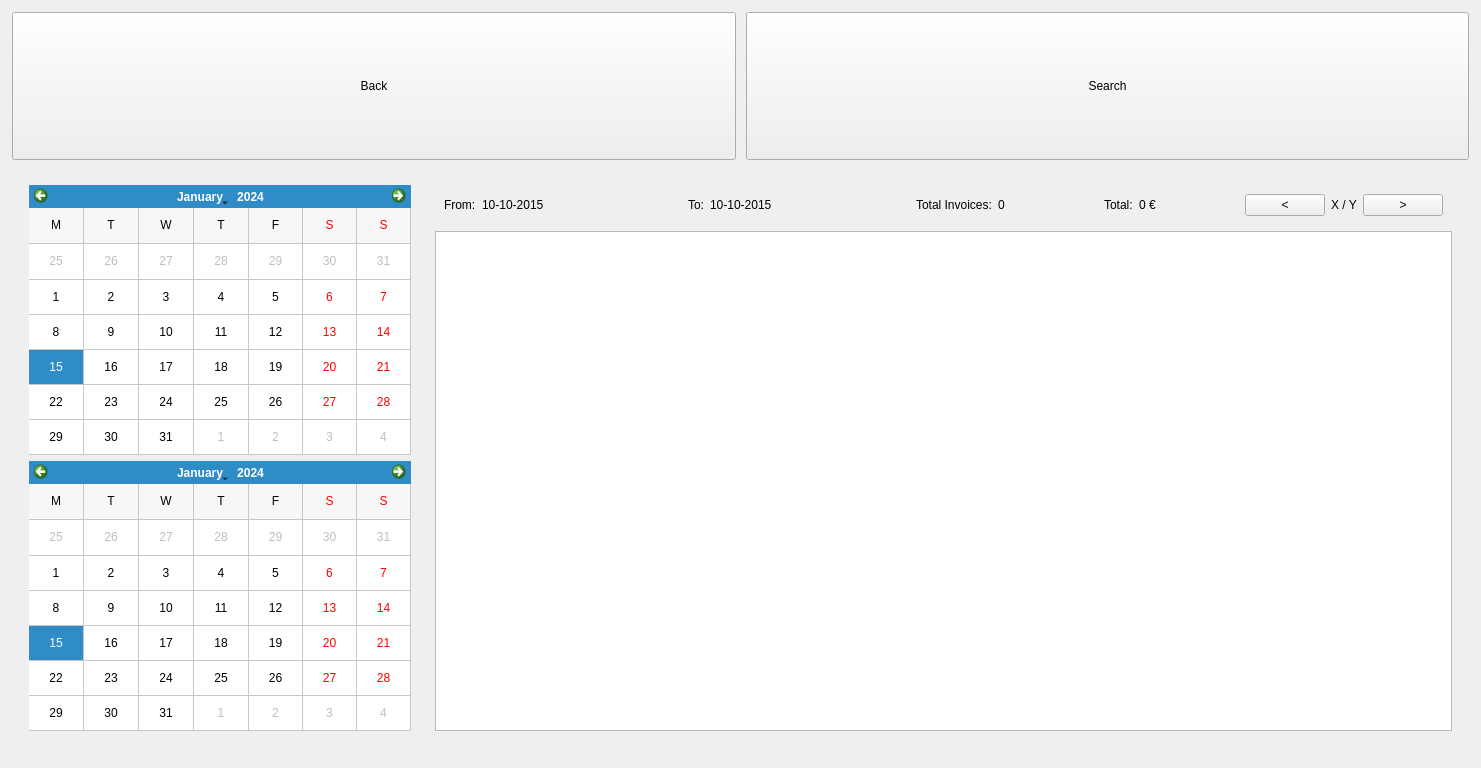
<?xml version="1.0" encoding="UTF-8"?>
<ui version="4.0">
 <class>InvoiceListWindow</class>
 <widget class="QWidget" name="InvoiceListWindow">
  <property name="geometry">
   <rect>
    <x>0</x>
    <y>0</y>
    <width>1463</width>
    <height>768</height>
   </rect>
  </property>
  <property name="windowTitle">
   <string>Invoice List</string>
  </property>
  <layout class="QVBoxLayout" name="verticalLayout">
   <item>
    <widget class="QWidget" name="topPanelWidget" native="true">
     <property name="minimumSize">
      <size>
       <width>0</width>
       <height>150</height>
      </size>
     </property>
     <property name="maximumSize">
      <size>
       <width>16777215</width>
       <height>150</height>
      </size>
     </property>
     <layout class="QHBoxLayout" name="horizontalLayout_3">
      <property name="spacing">
       <number>10</number>
      </property>
      <property name="leftMargin">
       <number>1</number>
      </property>
      <property name="topMargin">
       <number>1</number>
      </property>
      <property name="rightMargin">
       <number>1</number>
      </property>
      <property name="bottomMargin">
       <number>1</number>
      </property>
      <item>
       <widget class="QPushButton" name="backPushButton">
        <property name="sizePolicy">
         <sizepolicy hsizetype="Minimum" vsizetype="Expanding">
          <horstretch>0</horstretch>
          <verstretch>0</verstretch>
         </sizepolicy>
        </property>
        <property name="text">
         <string>Back</string>
        </property>
       </widget>
      </item>
      <item>
       <widget class="QPushButton" name="searchPushButton">
        <property name="sizePolicy">
         <sizepolicy hsizetype="Minimum" vsizetype="Expanding">
          <horstretch>0</horstretch>
          <verstretch>0</verstretch>
         </sizepolicy>
        </property>
        <property name="text">
         <string>Search</string>
        </property>
       </widget>
      </item>
     </layout>
    </widget>
   </item>
   <item>
    <widget class="QWidget" name="resultWidget" native="true">
     <layout class="QHBoxLayout" name="horizontalLayout_4">
      <item>
       <widget class="QWidget" name="calendarWidget" native="true">
        <property name="minimumSize">
         <size>
          <width>400</width>
          <height>0</height>
         </size>
        </property>
        <layout class="QVBoxLayout" name="verticalLayout_2">
         <item>
          <widget class="QCalendarWidget" name="fromCalendarWidget">
           <property name="gridVisible">
            <bool>true</bool>
           </property>
           <property name="horizontalHeaderFormat">
            <enum>QCalendarWidget::SingleLetterDayNames</enum>
           </property>
           <property name="verticalHeaderFormat">
            <enum>QCalendarWidget::NoVerticalHeader</enum>
           </property>
          </widget>
         </item>
         <item>
          <widget class="QCalendarWidget" name="toCalendarWidget">
           <property name="gridVisible">
            <bool>true</bool>
           </property>
           <property name="horizontalHeaderFormat">
            <enum>QCalendarWidget::SingleLetterDayNames</enum>
           </property>
           <property name="verticalHeaderFormat">
            <enum>QCalendarWidget::NoVerticalHeader</enum>
           </property>
          </widget>
         </item>
        </layout>
       </widget>
      </item>
      <item>
       <widget class="QWidget" name="resultsWidget" native="true">
        <layout class="QVBoxLayout" name="verticalLayout_4">
         <item>
          <widget class="QWidget" name="pagingWidget" native="true">
           <layout class="QHBoxLayout" name="horizontalLayout_9">
            <item>
             <widget class="QLabel" name="fromDateResultLabel">
              <property name="text">
               <string>From:</string>
              </property>
             </widget>
            </item>
            <item>
             <widget class="QLabel" name="fromDateResultValueLabel">
              <property name="minimumSize">
               <size>
                <width>200</width>
                <height>0</height>
               </size>
              </property>
              <property name="maximumSize">
               <size>
                <width>200</width>
                <height>16777215</height>
               </size>
              </property>
              <property name="text">
               <string>10-10-2015</string>
              </property>
             </widget>
            </item>
            <item>
             <widget class="QLabel" name="toDateResultLabel">
              <property name="text">
               <string>To:</string>
              </property>
             </widget>
            </item>
            <item>
             <widget class="QLabel" name="toDateResultValueLabel">
              <property name="minimumSize">
               <size>
                <width>200</width>
                <height>0</height>
               </size>
              </property>
              <property name="maximumSize">
               <size>
                <width>200</width>
                <height>16777215</height>
               </size>
              </property>
              <property name="text">
               <string>10-10-2015</string>
              </property>
             </widget>
            </item>
            <item>
             <spacer name="horizontalSpacer_2">
              <property name="orientation">
               <enum>Qt::Horizontal</enum>
              </property>
              <property name="sizeHint" stdset="0">
               <size>
                <width>846</width>
                <height>20</height>
               </size>
              </property>
             </spacer>
            </item>
            <item>
             <widget class="QLabel" name="totalInvoicesLabel">
              <property name="text">
               <string>Total Invoices:</string>
              </property>
             </widget>
            </item>
            <item>
             <widget class="QLabel" name="totalInvoicesValueLabel">
              <property name="minimumSize">
               <size>
                <width>100</width>
                <height>0</height>
               </size>
              </property>
              <property name="maximumSize">
               <size>
                <width>100</width>
                <height>16777215</height>
               </size>
              </property>
              <property name="text">
               <string>0</string>
              </property>
             </widget>
            </item>
            <item>
             <widget class="QLabel" name="totalCountLabel">
              <property name="text">
               <string>Total:</string>
              </property>
             </widget>
            </item>
            <item>
             <widget class="QLabel" name="totalCountValueLabel">
              <property name="minimumSize">
               <size>
                <width>100</width>
                <height>0</height>
               </size>
              </property>
              <property name="maximumSize">
               <size>
                <width>100</width>
                <height>16777215</height>
               </size>
              </property>
              <property name="text">
               <string>0 €</string>
              </property>
             </widget>
            </item>
            <item>
             <widget class="QPushButton" name="prevPagePushButton">
              <property name="text">
               <string>&lt;</string>
              </property>
             </widget>
            </item>
            <item>
             <widget class="QLabel" name="pageInfoLabel">
              <property name="text">
               <string notr="true">X / Y</string>
              </property>
             </widget>
            </item>
            <item>
             <widget class="QPushButton" name="nextPagePushButton">
              <property name="text">
               <string>&gt;</string>
              </property>
             </widget>
            </item>
           </layout>
          </widget>
         </item>
         <item>
          <widget class="QTableWidget" name="invoicesTableWidget">
           <property name="editTriggers">
            <set>QAbstractItemView::NoEditTriggers</set>
           </property>
           <property name="selectionMode">
            <enum>QAbstractItemView::SingleSelection</enum>
           </property>
           <property name="selectionBehavior">
            <enum>QAbstractItemView::SelectRows</enum>
           </property>
           <attribute name="verticalHeaderVisible">
            <bool>false</bool>
           </attribute>
           <attribute name="verticalHeaderDefaultSectionSize">
            <number>50</number>
           </attribute>
           <attribute name="verticalHeaderMinimumSectionSize">
            <number>50</number>
           </attribute>
          </widget>
         </item>
        </layout>
       </widget>
      </item>
     </layout>
    </widget>
   </item>
   <item>
    <widget class="QWidget" name="searchWidget" native="true">
     <property name="sizePolicy">
      <sizepolicy hsizetype="Preferred" vsizetype="Fixed">
       <horstretch>0</horstretch>
       <verstretch>0</verstretch>
      </sizepolicy>
     </property>
     <layout class="QHBoxLayout" name="horizontalLayout">
      <property name="spacing">
       <number>10</number>
      </property>
      <property name="leftMargin">
       <number>1</number>
      </property>
      <property name="topMargin">
       <number>1</number>
      </property>
      <property name="rightMargin">
       <number>1</number>
      </property>
      <property name="bottomMargin">
       <number>1</number>
      </property>
     </layout>
    </widget>
   </item>
  </layout>
 </widget>
 <resources/>
 <connections/>
</ui>
